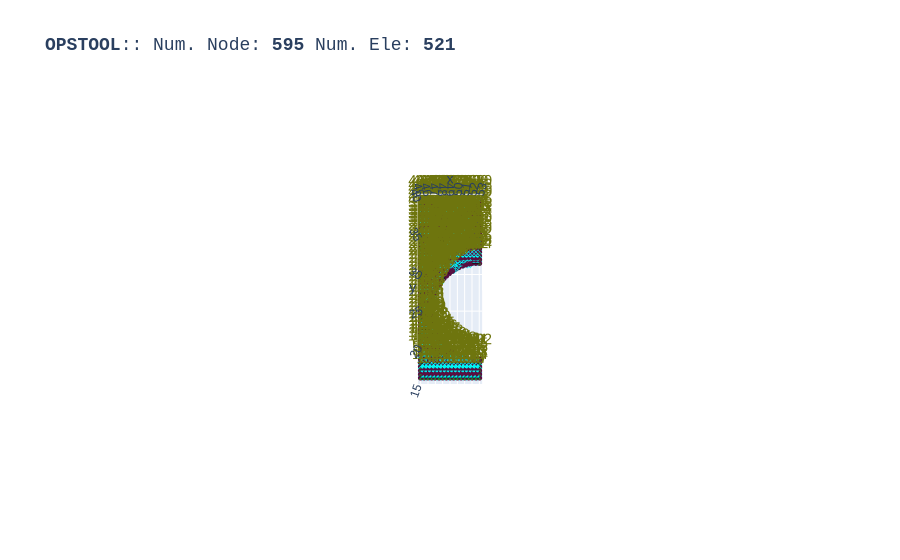

This figure's notebook cell:
### Code cell
opst.vis.plotly.plot_model(show_node_numbering=True)

### Figure 1 — Plotly figure (JSON) as saved in the notebook; plotly's stock layout.template omitted (floating-point values rounded to 4 significant figures; data arrays with more than 128 entries replaced by an {"elided": "..."} marker saying what was removed)
{"data": [{"color": "#00FFFF", "hoverinfo": "skip", "i": {"elided": "1042 int values"}, "j": {"elided": "1042 int values"}, "k": {"elided": "1042 int values"}, "name": "FourNodeQuad", "opacity": 1, "type": "mesh3d", "x": {"elided": "2084 float values"}, "y": {"elided": "2084 float values"}, "z": {"elided": "2084 float values"}}, {"connectgaps": false, "hoverinfo": "skip", "line": {"color": "black", "width": 1}, "mode": "lines", "name": "Edge", "type": "scatter3d", "x": {"elided": "3126 float values"}, "y": {"elided": "3126 float values"}, "z": {"elided": "3126 float values"}}, {"customdata": {"elided": "521 str values"}, "hovertemplate": "%{customdata}", "marker": {"color": "#00FFFF", "size": 3, "symbol": "diamond-open"}, "mode": "markers", "name": "FourNodeQuad", "type": "scatter3d", "x": {"elided": "521 float values"}, "y": {"elided": "521 float values"}, "z": {"elided": "521 float values"}}, {"customdata": {"elided": "595 str values"}, "hovertemplate": "x: %{x}<br>y: %{y}<br>z: %{z} <br>nodeTag: %{customdata}", "marker": {"color": "#580f41", "size": 3, "symbol": "circle"}, "mode": "markers", "name": "Nodes", "type": "scatter3d", "x": {"elided": "595 float values"}, "y": {"elided": "595 float values"}, "z": {"elided": "595 float values"}}, {"mode": "text", "name": "Node Tag", "text": {"elided": "595 str values"}, "textfont": {"color": "#6e750e", "size": 15}, "type": "scatter3d", "x": {"elided": "595 float values"}, "y": {"elided": "595 float values"}, "z": {"elided": "595 float values"}}, {"connectgaps": false, "hoverinfo": "skip", "line": {"color": "#15b01a", "width": 1}, "mode": "lines", "name": "BC", "type": "scatter3d", "x": {"elided": "1647 float values"}, "y": {"elided": "1647 float values"}, "z": {"elided": "1647 float values"}}], "layout": {"autosize": true, "font": {"family": "Arial, sans-serif"}, "scene": {"aspectmode": "data", "camera": {"eye": {"x": 0, "y": -0.1, "z": 10}}, "dragmode": "pan", "xaxis": {"showbackground": false}, "yaxis": {"showbackground": false}, "zaxis": {"showbackground": true, "showgrid": true, "showticklabels": false, "ticks": "", "title": {"text": ""}, "visible": true}}, "showlegend": false, "title": {"font": {"family": "courier", "size": 18}, "text": "<b>OPSTOOL</b>:: Num. Node: <b>595</b> Num. Ele: <b>521</b>"}}}
